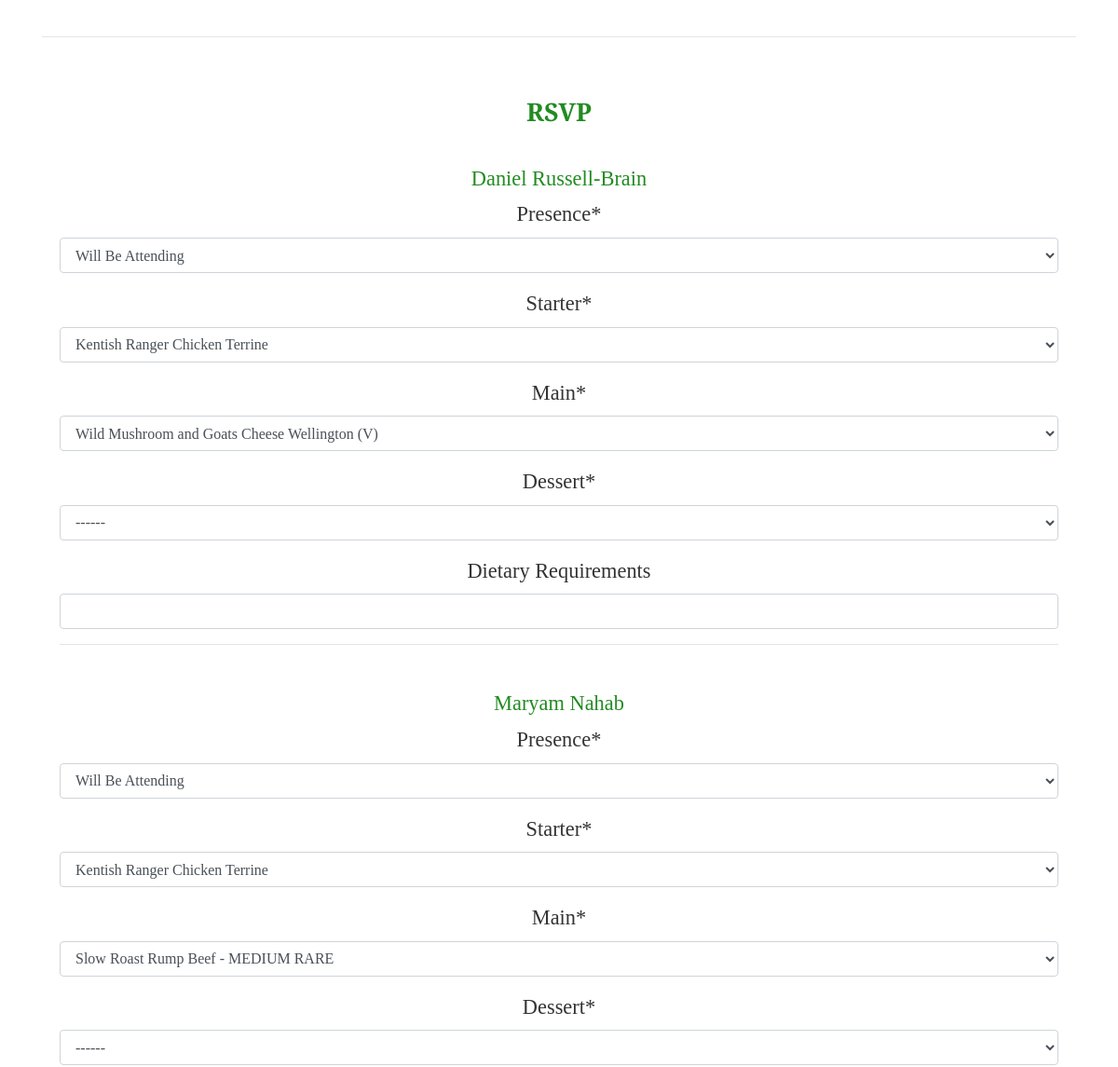
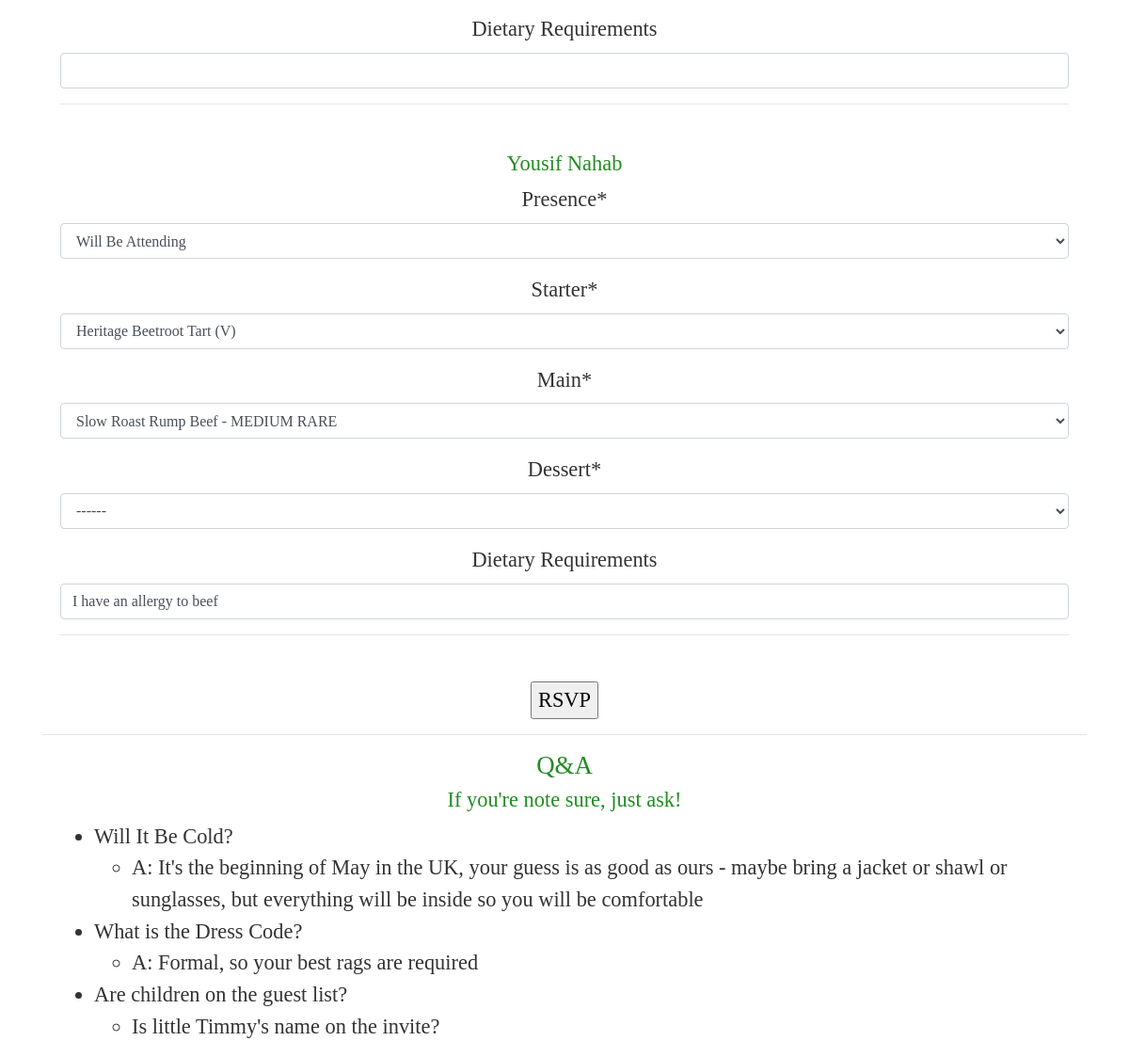
Before: / (signed in, lower part) with the older database file (2 pictures, top to bottom).
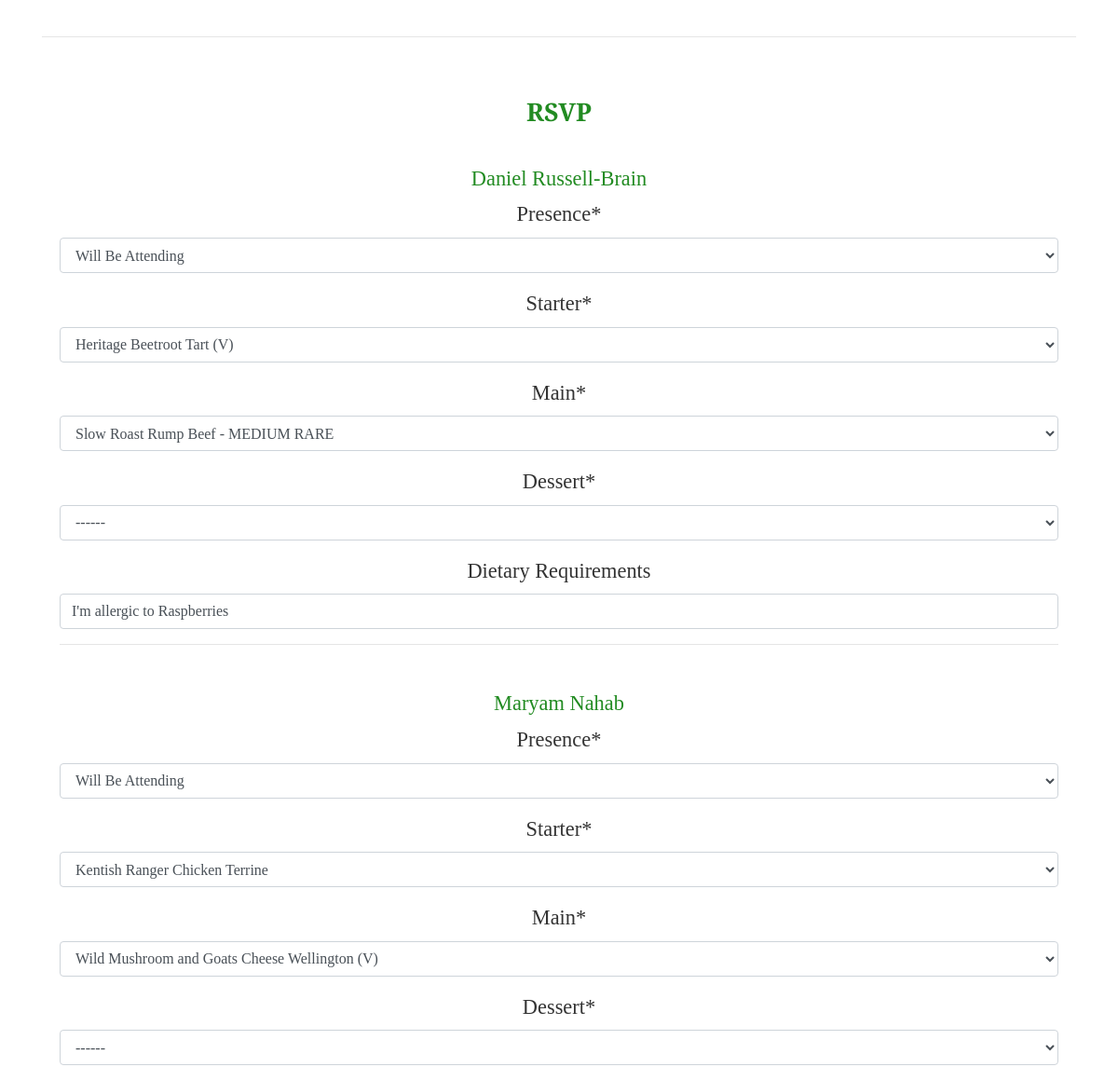
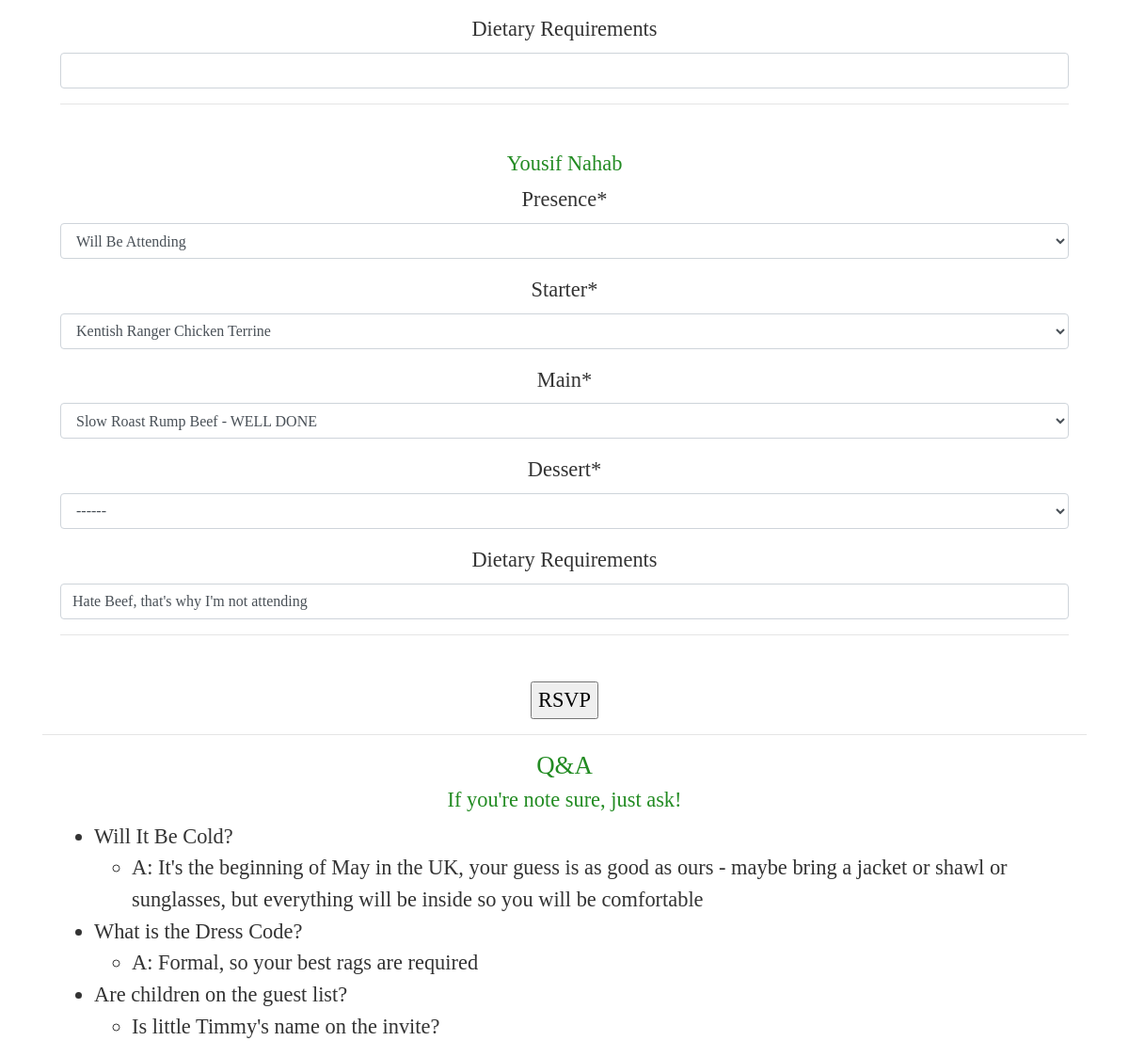
After: the same page with the newer database file (2 pictures, top to bottom).
### rsvp/models.py (models this page shows, shortened)
class Guest(models.Model):
    ATTEND_CHOICES = [
        (True, 'Will Be Attending'),
        (False, 'Will Not Be Attending')
    ]
    STARTER_CHOICES = [
        ('a', '------'),
        ('b', 'Kentish Ranger Chicken Terrine'),
        ('c', 'Heritage Beetroot Tart (V)')
    ]
    MAIN_CHOICES = [
        ('a', '------'),
        ('b', 'Slow Roast Rump Beef - MEDIUM RARE'),
        ('b2', 'Slow Roast Rump Beef - WELL DONE'),
        ('c', 'Wild Mushroom and Goats Cheese Wellington (V)')
    ]
    DESSERT_CHOICES = [
        ('a', '------'),
        ('b', 'Sticky Toffee Pudding'),
        ('c', 'Chocolate Delice with Cider and Black')
    ]
    first = models.CharField(max_length=100)
    last = models.CharField(max_length=100)
    email = models.EmailField()
    user = models.ForeignKey(User, on_delete=models.CASCADE)
    attending = models.BooleanField(default=True, choices=ATTEND_CHOICES, verbose_name='Presence')
    starter = models.CharField(max_length=200, choices=STARTER_CHOICES, default='a')
    main = models.CharField(max_length=200, choices=MAIN_CHOICES, default='a')
    dessert = models.CharField(max_length=200, choices=DESSERT_CHOICES, default='a')
    dietary = models.CharField(max_length=200, null=True, blank=True, verbose_name="Dietary Requirements")

### rsvp/views.py (the view, shortened to what this page needs)
# urls.py: path('', login_required(MainEvent.as_view()), name='home'),
class MainEvent(TemplateView):
    model = Guest
    template_name = 'rsvp/main.html'
    def get_guests(self):
        return Guest.objects.filter(user=self.get_user())
    def get_user(self):
        return User.objects.get(pk=self.request.user.pk)
    def get_context_data(self, **kwargs):
        context = super().get_context_data(**kwargs)
        user = self.get_user()
        context['guests'] = Guest.objects.filter(user=user)
        return context
    def get(self, request):
        form = RSVPFormset(instance=self.get_user())
        guests = self.get_guests()
        forms = zip(form, guests)
        context = self.get_context_data()
        context['forms'] = forms
        context['form'] = form
        return render(request, self.template_name, context)

### rsvp/templates/rsvp/main.html (shortened to what this page needs)
{% extends 'rsvp/index.html' %}
{% block content %}
    {% include 'rsvp/accommodation.html' %}
<hr size="2">
{% if user.groups.all.0.name == 'DayGuest' %}
    {% include 'rsvp/rsvp.html' %}
{% endif %}
<hr size="2">
    {% include 'rsvp/faq.html' %}
{% endblock %}

### rsvp/templates/rsvp/rsvp.html (shortened to what this page needs)
{% load static %}
{% load crispy_forms_tags %}
<div class="container text-center pt-5 align-middle event" style="height:90vh; display: table;">
    <div style="display: table-cell; vertical-align: middle;">
        <h1><b>RSVP</b></h1><br>
        <div class="container px-1">
        <form method="post">
            {% for zip_form in forms %}
            <h2>{{ zip_form.1.first }} {{ zip_form.1.last }}</h2>{{ zip_form.0.id.as_hidden }}
            {{ zip_form.0.attending|as_crispy_field }}
            {{ zip_form.0.starter|as_crispy_field }}
            {{ zip_form.0.main|as_crispy_field }}
            {{ zip_form.0.dessert|as_crispy_field }}
            {{ zip_form.0.dietary|as_crispy_field }}
            <hr><br>
            {% endfor %}
            <input type="submit" value="RSVP">
        </form>
        </div>
    </div>
</div>

Changed rows visible on the page:
changed Guest "Daniel": zip_form "Kentish Ranger Chicken Terrine" → "Heritage Beetroot Tart (V)"; zip_form "Wild Mushroom and Goats Cheese Wellington (V)" → "Slow Roast Rump Beef - MEDIUM RARE"; zip_form (not shown) → "I'm allergic to Raspberries"
changed Guest "Maryam": zip_form "Slow Roast Rump Beef - MEDIUM RARE" → "Wild Mushroom and Goats Cheese Wellington (V)"
changed Guest "Yousif": zip_form "Heritage Beetroot Tart (V)" → "Kentish Ranger Chicken Terrine"; zip_form "Slow Roast Rump Beef - MEDIUM RARE" → "Slow Roast Rump Beef - WELL DONE"; zip_form "I have an allergy to beef" → "Hate Beef, that's why I'm not attending"
